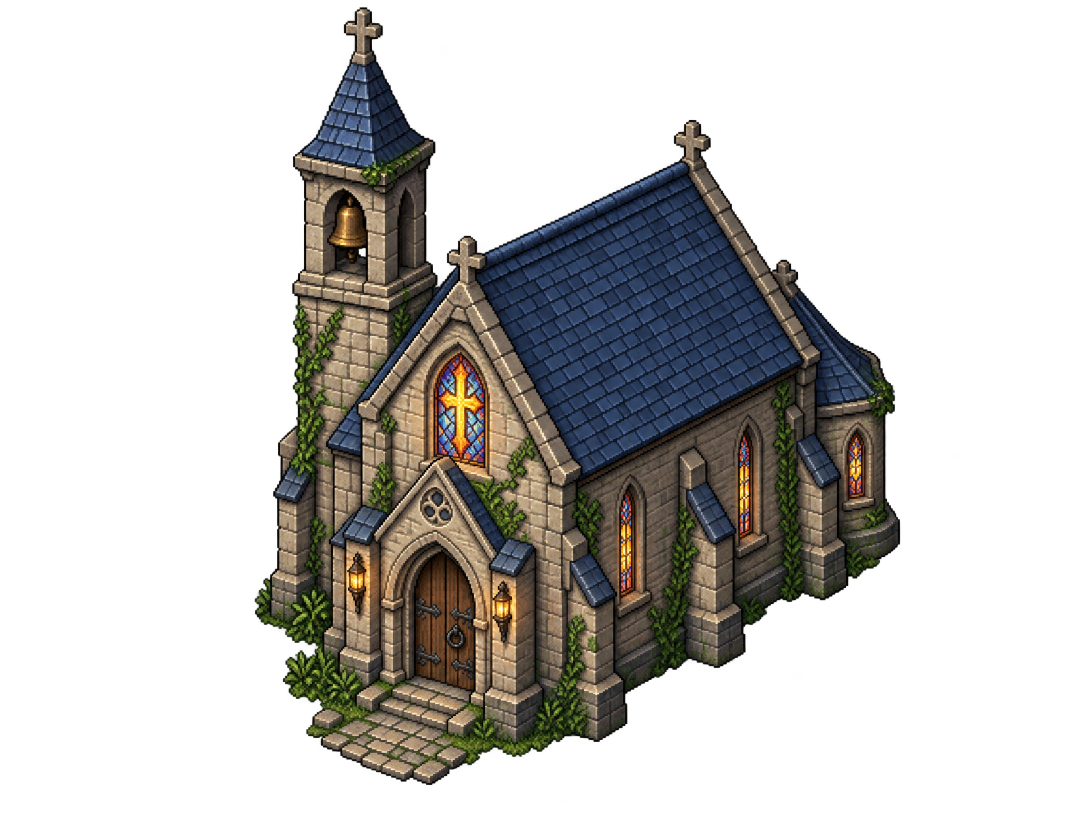
#> input picture Art/Source/individual_chapel.png, 2176 x 1632 px (shown at 1/2 size); its folder holds only this picture in this run
$ python process_assets.py
#> lines starting #> are read from the running program, lines starting #| are printed output that depends on the picture; after the words box and inside, x2 and y2 are one past the last pixel; in counts of white or black regions, pixels touching at a corner belong together
#!/usr/bin/env python3
"""Source (Art/Source/individual_*.png)  ->  Art/Processed (cleaned, cropped, full-res).
Originals are never modified.

FINDINGS (measured, see Art/Processed/manifest.json):
  * The supplied 'true alpha' is soft: foreground pixels sit at alpha 245-254 (never 255) and
    there are stray alpha 1-31 specks around sprites. Ground tiles are alpha 224-254 everywhere
    (i.e. slightly see-through, which would show the clear colour through the ground).
Policy (deterministic):
  sprites : alpha >= ALPHA_CUT -> 255, else 0 (hard pixel-art edge); RGB of kept pixels untouched;
            crop to visible bounds; report counts of removed low-alpha pixels.
  tiles   : alpha forced to 255; edge-seam metric measured; a seamless derivative
            (<name>_seamless.png) is produced by half-offset cross-blend (see make_seamless).
  garden  : unique patch (not a tile); processed like a sprite.
"""
import json, os, glob
import numpy as np
from PIL import Image
from scipy import ndimage as ndi

ROOT = os.path.dirname(os.path.dirname(os.path.abspath(__file__)))
SRC = os.path.join(ROOT, "Art", "Source")
DST = os.path.join(ROOT, "Art", "Processed")
ALPHA_CUT = 128
TILES = ["cobblestone_tile", "grass_tile", "river_water_tile"]

# [20 lines left out: functions seam_metric, make_seamless, not called in this run]

def main():
    os.makedirs(DST, exist_ok=True)
    manifest = {}
    for p in sorted(glob.glob(os.path.join(SRC, "individual_*.png"))):
        name = os.path.basename(p)[len("individual_"):-4]
        im = Image.open(p).convert("RGBA")
#> im is the input picture: PIL image 2176x1632 RGBA; mean R, G, B, A 32.8, 31.2, 27.3, 84.2
        a = np.array(im)
        al = a[..., 3]
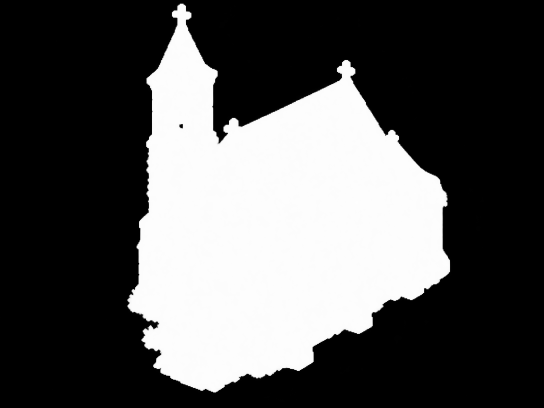
#> al: shape (1632, 2176) (shown at 1/4 size); min 0, max 254, mean 84.2
        st = {"source": "Art/Source/individual_%s.png" % name, "size_src": [im.width, im.height],
              "alpha_min": int(al.min()), "alpha_max": int(al.max()),
              "pixels_alpha_eq_255": int((al == 255).sum()),
              "pixels_alpha_245_254": int(((al >= 245) & (al < 255)).sum()),
              "pixels_alpha_1_127": int(((al > 0) & (al < ALPHA_CUT)).sum())}
#> st = {'source': 'Art/Source/individual_chapel.png', 'size_src': [2176, 1632], 'alpha_min': 0, 'alpha_max': 254, 'pixels_alpha_eq_255': 0, 'pixels_alpha_245_254': 1170465, 'pixels_alpha_1_127': 43274}
        if name in TILES:
            rgb = a[..., :3]
            wh, wv, ah, av = seam_metric(rgb)
            st.update({"kind": "tile", "wrap_edge_diff_h": round(wh, 2), "wrap_edge_diff_v": round(wv, 2),
                       "adjacent_px_diff_h": round(ah, 2), "adjacent_px_diff_v": round(av, 2),
                       "seam_ratio": round(max(wh / ah, wv / av), 2)})
            opaque = np.dstack([rgb, np.full(al.shape, 255, np.uint8)])
            Image.fromarray(opaque, "RGBA").save(os.path.join(DST, name + ".png"), optimize=True)
            sl = make_seamless(rgb)
            wh2, wv2, ah2, av2 = seam_metric(sl)
            st.update({"seamless_derivative": "Art/Processed/%s_seamless.png" % name,
                       "seamless_wrap_edge_diff_h": round(wh2, 2), "seamless_wrap_edge_diff_v": round(wv2, 2),
                       "seamless_seam_ratio": round(max(wh2 / ah2, wv2 / av2), 2)})
            Image.fromarray(np.dstack([sl, np.full(al.shape, 255, np.uint8)]), "RGBA").save(
                os.path.join(DST, name + "_seamless.png"), optimize=True)
            st["processed"] = "Art/Processed/%s.png" % name
            st["processed_size"] = [im.width, im.height]
        else:
            keep = al >= ALPHA_CUT
#> keep: shape (1632, 2176) bool; 33.3% white; 1 white region, box (x1, y1, x2, y2) and area: (510, 15, 1800, 1570) 1183599
            st["kind"] = "sprite"
            st["alpha_cut"] = ALPHA_CUT
            st["opaque_pixels_after"] = int(keep.sum())
            out = a.copy()
            out[..., 3] = np.where(keep, 255, 0)
            ys, xs = np.where(keep)
            x0, x1, y0, y1 = int(xs.min()), int(xs.max()) + 1, int(ys.min()), int(ys.max()) + 1
#> x0 = 510; x1 = 1800; y0 = 15; y1 = 1570
            crop = out[y0:y1, x0:x1]
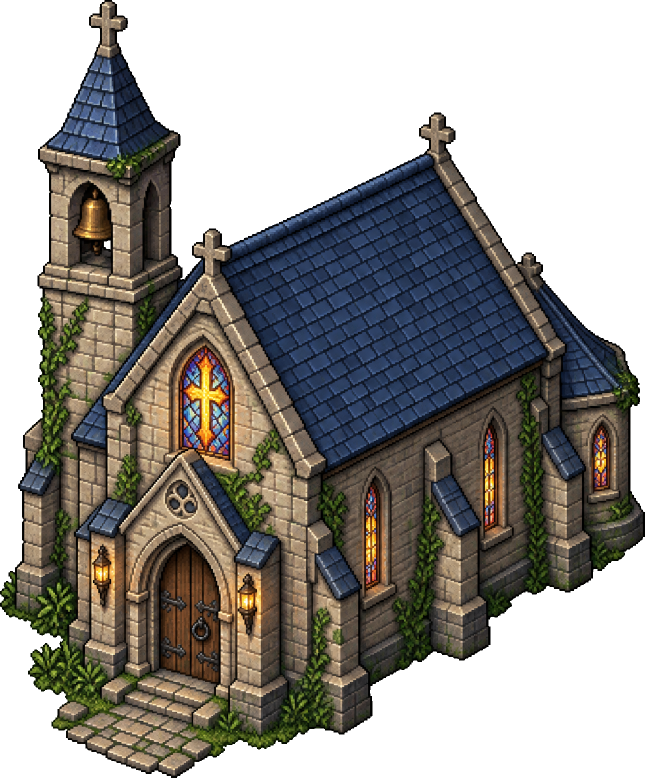
#> crop: shape (1555, 1290, 4) (shown at 1/2 size); mean R, G, B, A 55.7, 53, 46.8, 150.5; transparent parts drawn white
            # report isolated opaque specks (not removed; they are often sparkles/flame sparks)
            lab, n = ndi.label(crop[..., 3] > 0, structure=np.ones((3, 3)))
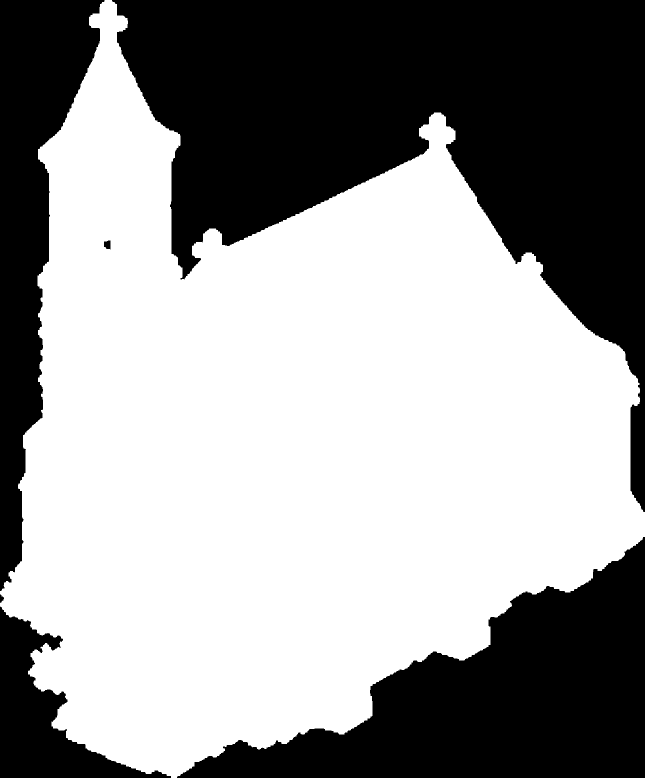
#> lab: shape (1555, 1290) int32 (shown at 1/2 size); values 0 (black) and 1 (white), 59% white; 6 black regions, box (x1, y1, x2, y2) and area: (224, 0, 1290, 1024) 469185, (354, 1074, 1290, 1555) 202596, (0, 0, 209, 1182) 110240, (0, 1213, 342, 1555) 40053, (208, 481, 221, 499) 192, (0, 1189, 8, 1206) 85
#> n = 1
            sizes = ndi.sum(np.ones_like(lab), lab, range(1, n + 1)) if n else []
#> sizes = [1183599]
            st["crop_rect"] = [x0, y0, x1 - x0, y1 - y0]
            st["components"] = int(n)
            st["tiny_components_lt_16px"] = int(sum(1 for s in sizes if s < 16))
            Image.fromarray(crop, "RGBA").save(os.path.join(DST, name + ".png"), optimize=True)
            st["processed"] = "Art/Processed/%s.png" % name
            st["processed_size"] = [crop.shape[1], crop.shape[0]]
            st["pivot_rule"] = "bottom-center of visible bounds"
        manifest[name] = st
        print(name, st["kind"], st["processed_size"], {k: v for k, v in st.items() if k in ("seam_ratio", "seamless_seam_ratio", "tiny_components_lt_16px", "pixels_alpha_1_127")})
#| chapel sprite [1290, 1555] {'pixels_alpha_1_127': 43274, 'tiny_components_lt_16px': 0}
    with open(os.path.join(DST, "manifest.json"), "w") as fh:
        json.dump(manifest, fh, indent=1, sort_keys=True)

if __name__ == "__main__":
    main()

$ run again, on Art/Source/individual_pine_tree.png
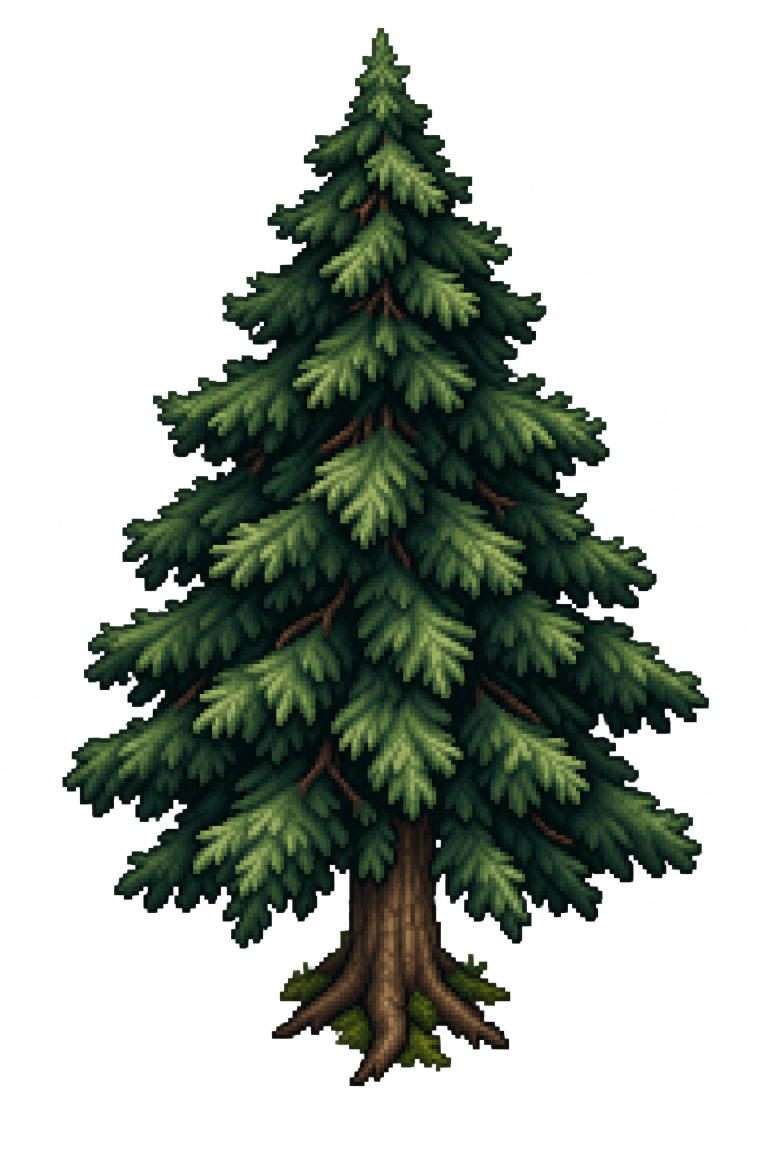
#> input picture Art/Source/individual_pine_tree.png, 1536 x 2304 px (shown at 1/2 size)
#> in main, im is the input picture: PIL image 1536x2304 RGBA; mean R, G, B, A 16.9, 26, 15.9, 98.2
#> in main, `al = a[..., 3]`:
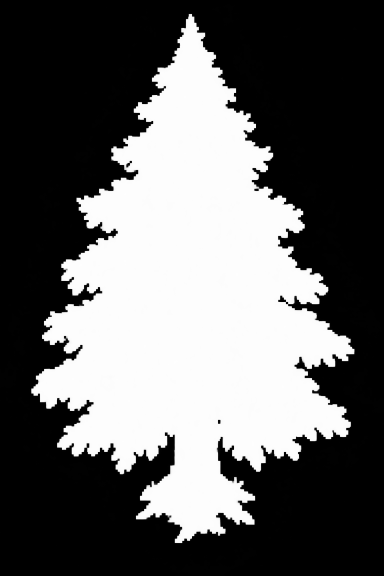
#> al: shape (2304, 1536) (shown at 1/4 size); min 0, max 254, mean 98.2
#> st = {'source': 'Art/Source/individual_pine_tree.png', 'size_src': [1536, 2304], 'alpha_min': 0, 'alpha_max': 254, 'pixels_alpha_eq_255': 0, 'pixels_alpha_245_254': 1348098, 'pixels_alpha_1_127': 175338}
#> keep: shape (2304, 1536) bool; 38.8% white; 1 white region, box (x1, y1, x2, y2) and area: (125, 56, 1418, 2172) 1374873
#> x0 = 125; x1 = 1418; y0 = 56; y1 = 2172
#> in main, `lab, n = ndi.label(crop[..., 3] > 0, structure=np.ones((3, 3)))`:
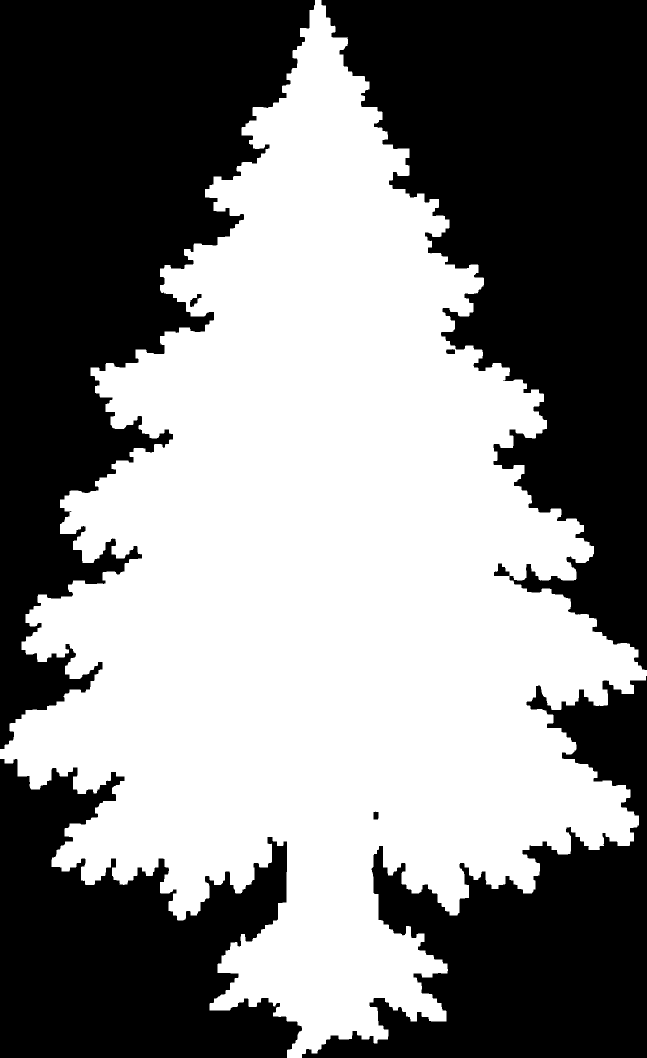
#> lab: shape (2116, 1293) int32 (shown at 1/2 size); values 0 (black) and 1 (white), 50.3% white; 7 black regions, largest, box (x1, y1, x2, y2) and area: (643, 0, 1293, 1340) 459360, (0, 0, 630, 1498) 459287, (604, 1352, 1293, 2116) 223041
#> n = 1
#> sizes = [1374873]
#| pine_tree sprite [1293, 2116] {'pixels_alpha_1_127': 175338, 'tiny_components_lt_16px': 0}

$ run again, on Art/Source/individual_stone_well.png
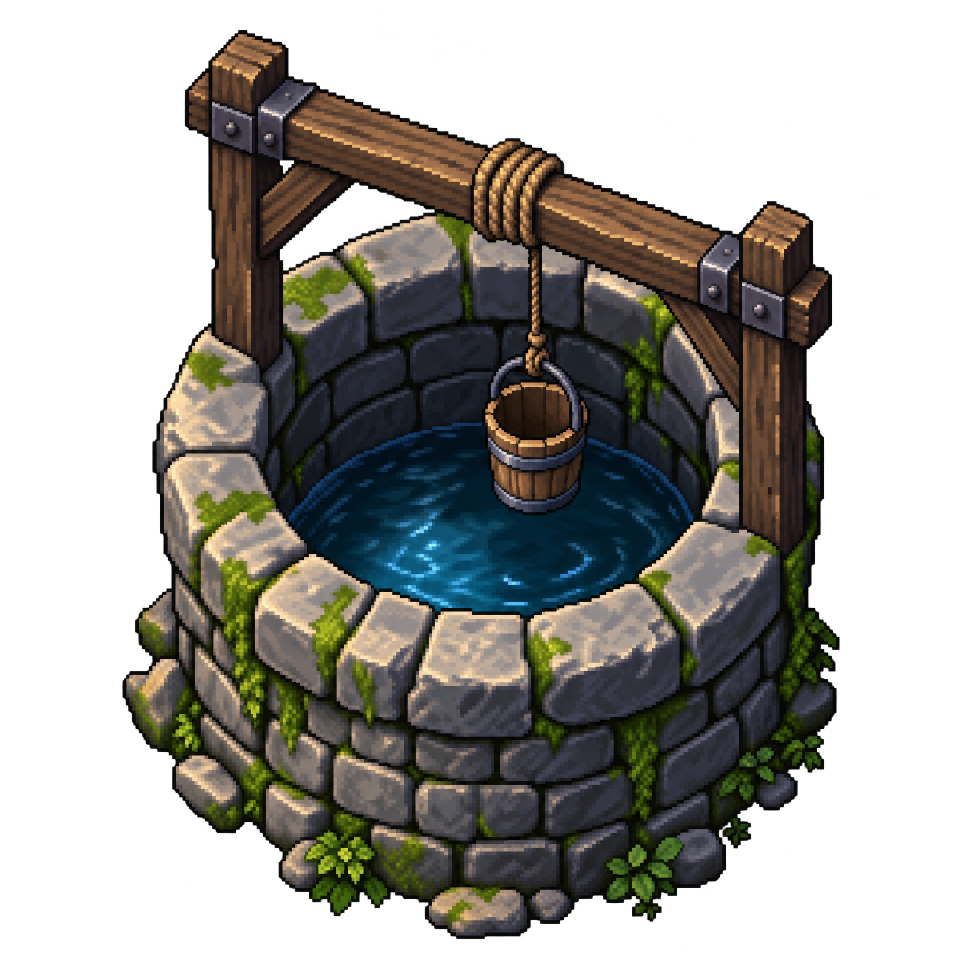
#> input picture Art/Source/individual_stone_well.png, 1920 x 1920 px (shown at 1/2 size)
#> in main, im is the input picture: PIL image 1920x1920 RGBA; mean R, G, B, A 42, 40.3, 33.9, 129.3
#> in main, `al = a[..., 3]`:
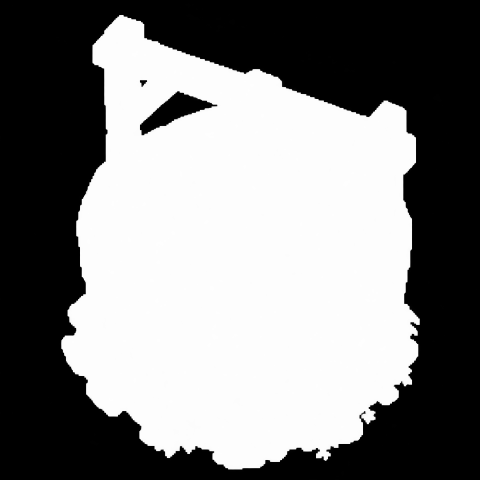
#> al: shape (1920, 1920) (shown at 1/4 size); min 0, max 254, mean 129.3
#> st = {'source': 'Art/Source/individual_stone_well.png', 'size_src': [1920, 1920], 'alpha_min': 0, 'alpha_max': 254, 'pixels_alpha_eq_255': 0, 'pixels_alpha_245_254': 1875220, 'pixels_alpha_1_127': 51075}
#> keep: shape (1920, 1920) bool; 51.1% white; 3 black regions, box (x1, y1, x2, y2) and area: (0, 0, 1920, 1920) 1780760, (560, 365, 869, 541) 20151, (560, 321, 588, 348) 431
#> x0 = 245; x1 = 1679; y0 = 60; y1 = 1878
#> in main, `lab, n = ndi.label(crop[..., 3] > 0, structure=np.ones((3, 3)))`:
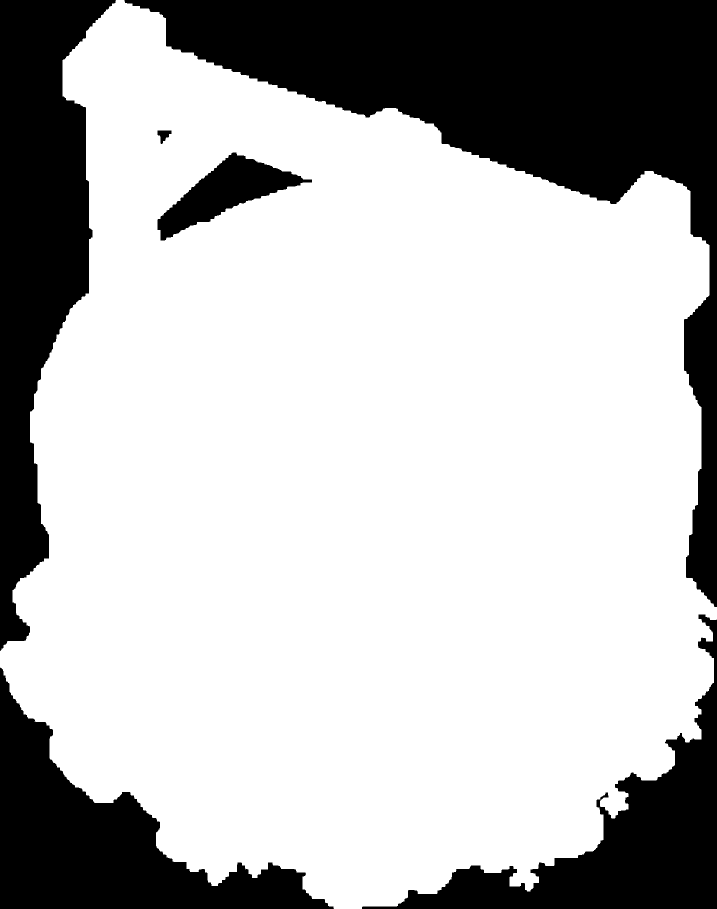
#> lab: shape (1818, 1434) int32 (shown at 1/2 size); values 0 (black) and 1 (white), 72.3% white; 6 black regions, box (x1, y1, x2, y2) and area: (249, 0, 1434, 1214) 333399, (0, 0, 232, 1302) 154355, (0, 1335, 668, 1818) 114195, (724, 1229, 1434, 1818) 99423, (315, 305, 624, 481) 20151, (315, 261, 343, 288) 431
#> n = 1
#> sizes = [1885058]
#| stone_well sprite [1434, 1818] {'pixels_alpha_1_127': 51075, 'tiny_components_lt_16px': 0}
